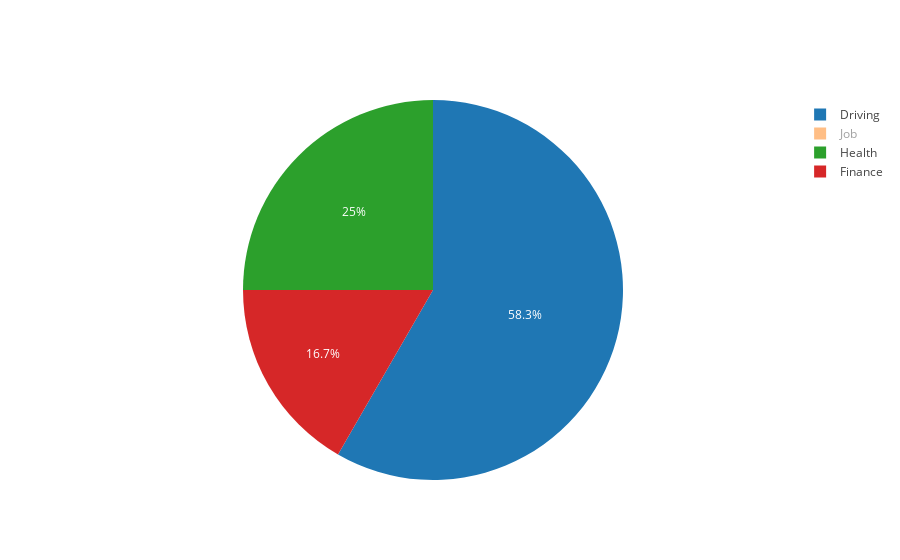

This figure's notebook cell:
### Markdown cell above
## Plot examples
The following are some example of the types of plots that the system is capable of generating.  These plots utilize off-the-shelf visualization libraries and can be easily modified and/or extended for other datastreams.  Since stress is a core component of MD2K's research, it has been included within the Cerebral Cortex platform for direct use and these examples will utilize it for demonstration purposes.

### Pie Chart
In this example, the data is grouped into the major stressor categories, _Job, Driving, Finance, and Health_, and the relative breakdown of events are shown within the chart.  If you place your mouse cursor over the pie chart sections, you can see the actual number of events and a category label appear.  Try clicking on one or more of the labels in the legend on the right to disable/enable the data on the graph.

### Code cell
stress_stream.plot_stress_pie()

### Figure 1 — Plotly figure (JSON) as saved in the notebook; plotly's stock layout.template omitted (floating-point values rounded to 4 significant figures)
{"data": [{"labels": ["Driving", "Finance", "Health", "Job"], "type": "pie", "uid": "eaf6c4cf-782f-4f86-8fea-f7e3804a6ee9", "values": [7, 2, 3, 7]}], "layout": {"autosize": true, "hiddenlabels": ["Job"]}}
